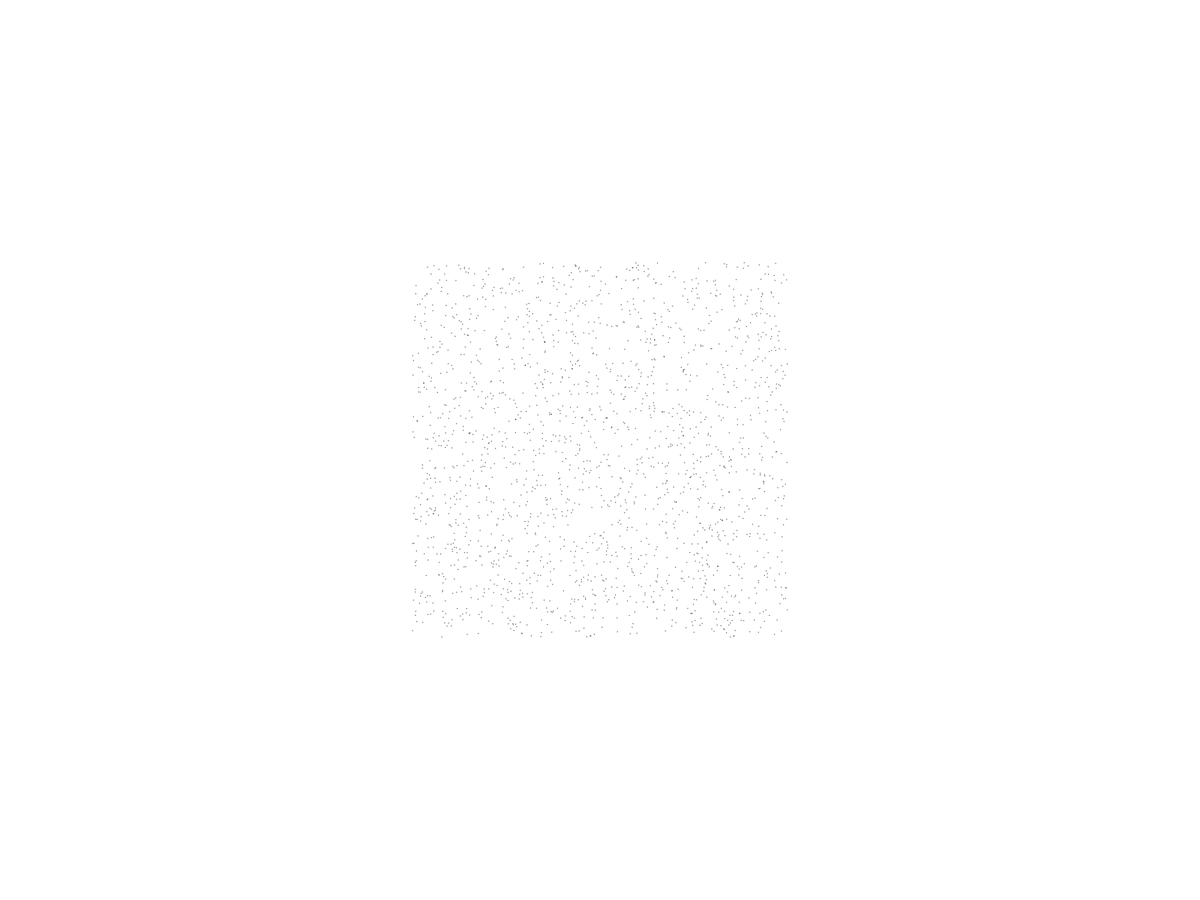
Frame 1 (no input)
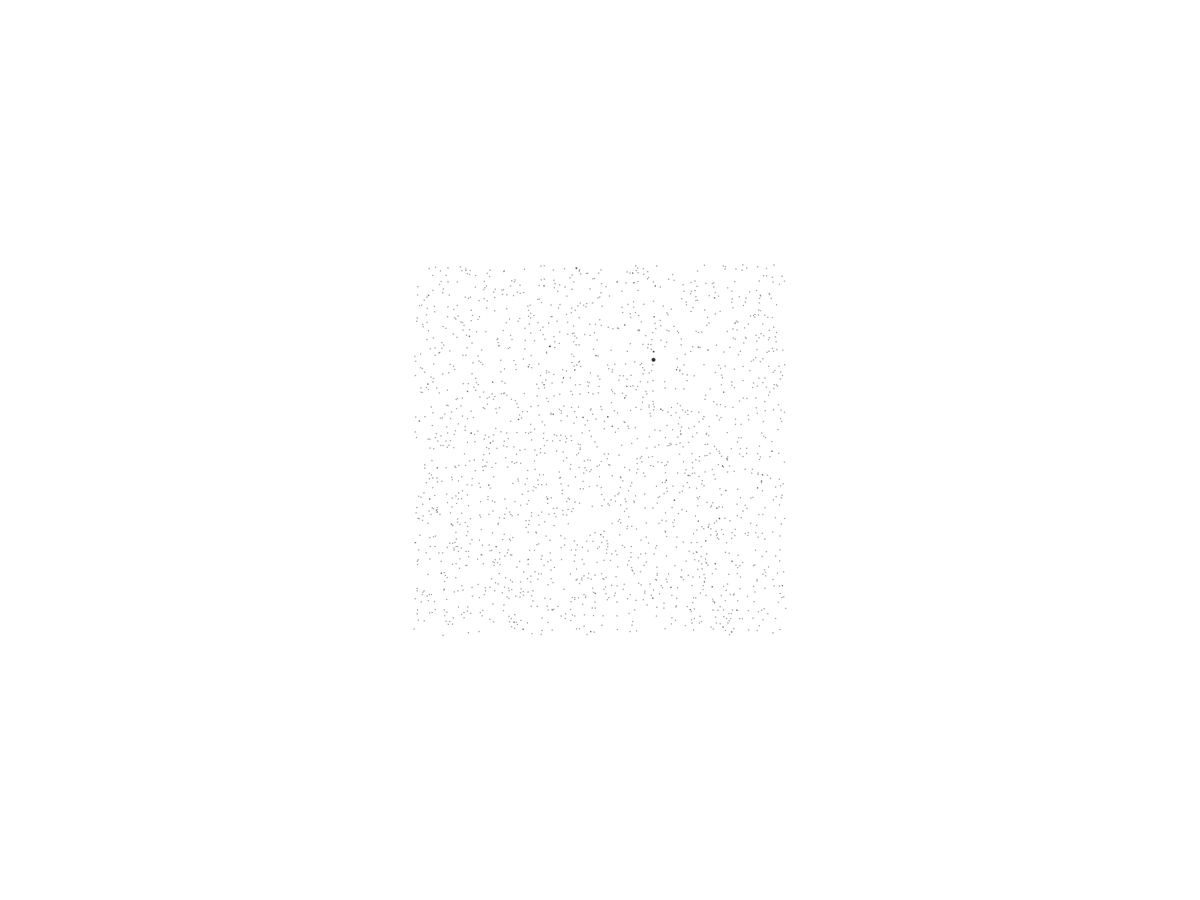
Frame 60 (the mouse pressed at the canvas centre just before this capture)
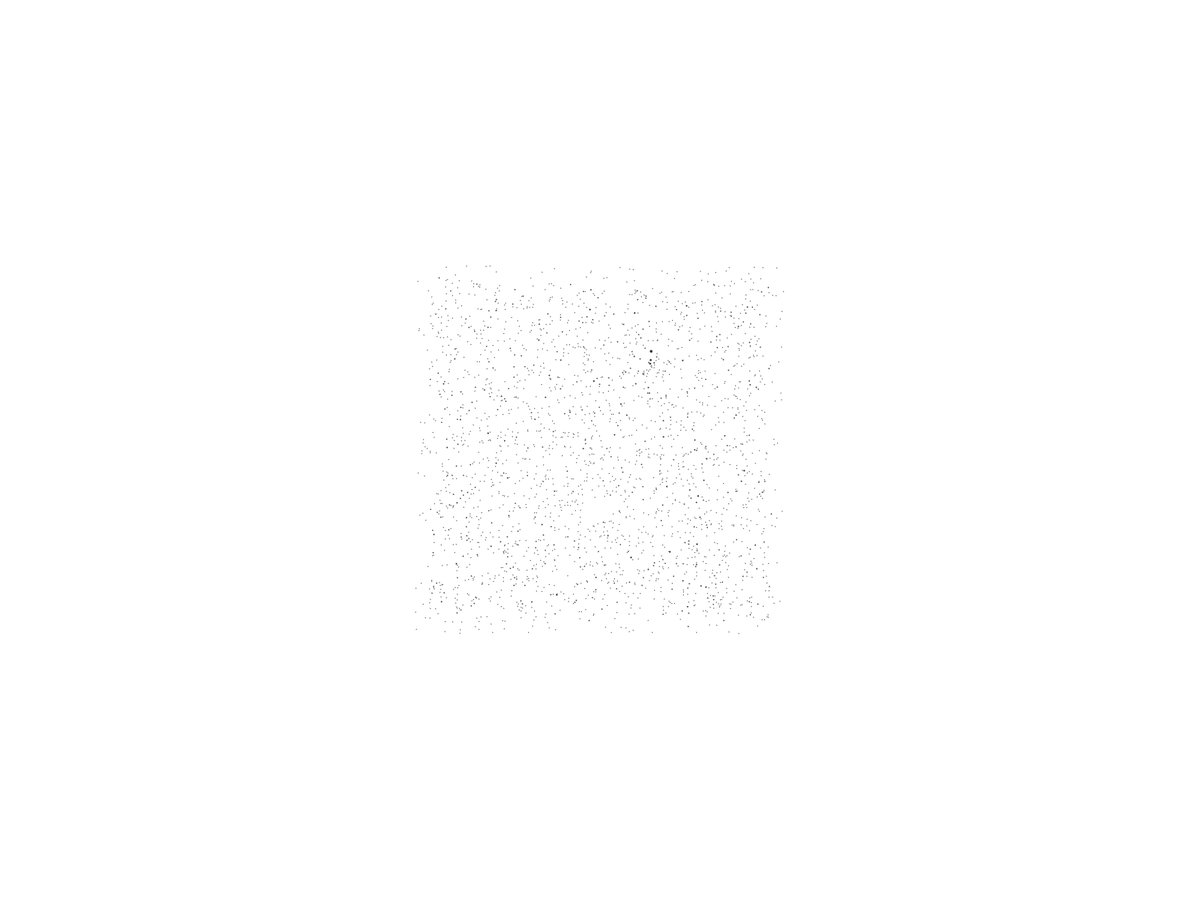
Frame 120 (the mouse held since frame 60 and released just before this capture)

The Processing sketch that drew these frames (run headless with seeded random() and noise(); from frame 60 on, the mouse is pressed at the canvas centre):

// Processing sketch: SolarSystem
// ── SolarSystem.pde
ArrayList<Planet>planets;

void setup() {
  fullScreen();
  //size(1000,1000);
  planets=new ArrayList<Planet>();
  for (int i=0; i<2000; i++) {
    planets.add(new Planet());
  }
}
ArrayList<Planet>toAdd;
ArrayList<Planet>toRem;
float s=0.1;
void mousePressed() {
  //s/=2;

  for (int i=0; i<1000; i++) {
    planets.add(new Planet());
  }
}
boolean doFlow=false;
void keyPressed(){
  if(key=='f')doFlow=!doFlow;
}
float mi=10000,ma=0;
void draw() {
  background(255);
  toAdd=new ArrayList<Planet>();
  toRem=new ArrayList<Planet>();
  translate(width/2, height/2);
  scale(s);
  for (Planet p : planets) {
    p.display();
    p.update();
  }
  if (doFlow) {
    for (int x=-3000; x<=3000; x+=100) {
      for (int y=-3000; y<=3000; y+=100) {
        Planet custom=new Planet();
        custom.x=x;
        custom.y=y;
        custom.mass=1;
        custom.id=-1;
        custom.stuck=false;
        custom.r=-100;
        custom.update();
        float fx=custom.vx;
        float fy=custom.vy;
        float f=sqrt(sq(fx)+sq(fy));
        fx/=f;
        fy/=f;
        fx*=40;
        fy*=40;
        //if(f<mi)mi=f;
        //if(f>ma)ma=f;
        //fx/=f;
        //fy/=f;
        //f=map(f,0,10,0,0.5);
        //fx*=f;
        //fy*=f;
        stroke(0);
        float s=1;
        line(x,y,fx*s+x,fy*s+y);
        //for(Planet p:planets)f+=forceCalc(p,custom);
        //fill(f*50);
        //rect(x, y, 100, 100);
      }
    }
  }
  planets.removeAll(toRem);
  planets.addAll(toAdd);
}
// ── Planet.pde
class Planet {
  float mass, x, y, r;
  float vx, vy, ax, ay;
  int id=0;
  boolean dead=false;
  boolean stuck=false;
  Planet() {
    x=random(-2500, 2500);
    y=random(-2500, 2500);
    if(totalID<1)stuck=true;
    if(stuck){
      mass=2;
      r=10;
    }else{
      mass=0.1;
      r=10;
    }
    vx=vy=ax=ay=0;
    id=totalID;
    totalID++;
  }
  void display() {
    ellipseMode(CENTER);
    fill(50);
    ellipse(x, y, r, r);
  }
  void update() {
    if(stuck)r=50;
    for (Planet p : planets) {
      if (p.id==id)continue;
      //if (p.dead)continue;
      if (dead)continue;
      float dist=dist(x, y, p.x, p.y);
      float forceMag=forceCalc(this,p);
      float accMag=forceMag/mass;
      if (dist<r/2+p.r/2) {
        //accMag=0;
        Planet newP=new Planet();
        newP.x=(p.x+x)/2;
        newP.y=(p.y+y)/2;
        newP.r=(p.r+r)/2+5;
        newP.mass=p.mass+mass;
        newP.vx=(p.vx+vx)/2;
        newP.vy=(p.vy+vy)/2;
        newP.ax=(p.ax+ax)/2;
        newP.ay=(p.ay+ay)/2;
        newP.stuck=stuck||p.stuck;
        toAdd.add(newP);
        toRem.add(this);
        toRem.add(p);
        dead=true;
        p.dead=true;
      }
      //}else{
      //stroke(0,map(forceMag,0,1,255,0));
      //line(x+width/2,y+height/2,p.x+width/2,p.y+height/2);
      //}
      ax+=accMag*(p.x-x);
      ay+=accMag*(p.y-y);
    }
    //if (!stuck) {
      ax=constrain(ax, -maxAcc, maxAcc);
      ay=constrain(ay, -maxAcc, maxAcc);
      vx=constrain(vx, -maxVel, maxVel);
      vy=constrain(vy, -maxVel, maxVel);
      if(stuck){
        ax*=stuckAcc;
        ay*=stuckAcc;
        vx*=stuckVel;
        vy*=stuckVel;
      }
      vx+=ax;
      vy+=ay;
      x+=vx;
      y+=vy;
    //}
  }
}
//G*m^2/d^2
float forceCalc(Planet a,Planet b){
  if(a.id==b.id)return 0;
  float dist=dist(a.x,a.y,b.x,b.y);
  return GravConst*sq(a.mass)*sq(b.mass)/sq(dist);
}
float stuckAcc=0;
float stuckVel=0;
float maxAcc=1;
float maxVel=30;
float GravConst=1;
int totalID=0;
